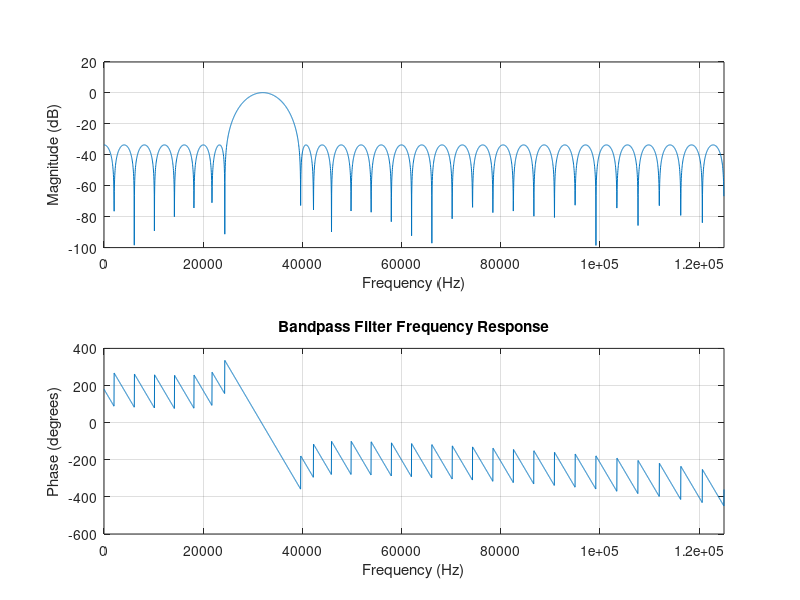

Write the MATLAB code that produced this figure.
% FIR Bandpass Filter Coefficient Generator
% ------------------------------------------
% Design a bandpass filter around a target frequency (e.g., 32 kHz)
% Adjust parameters based on your ADC sampling rate and desired bandwidth.

clc;
clear;
close all;

%% 1. Define Filter Specifications
Fs = 250e3;         % Sampling rate (Hz) - must match your ADC's rate!
f_low = 31e3;       % Lower cutoff frequency (Hz)
f_high = 33e3;      % Upper cutoff frequency (Hz)
filter_order = 63;  % Filter order (higher = sharper transition, but slower)

% Normalized frequencies for MATLAB
nyquist = Fs/2;
f_pass = [f_low, f_high] / nyquist;

%% 2. Design the Filter
% Method 1: Equiripple (Parks-McClellan) - Optimal but requires Signal Processing Toolbox
coefficients = firpm(filter_order, [0 f_pass(1)-0.05 f_pass f_pass(2)+0.05 1], [0 0 1 1 0 0]);

% Method 2: Windowed (Hamming window) - Simpler
% coefficients = fir1(filter_order, f_pass, 'bandpass', hamming(filter_order+1));

%% 3. Analyze Frequency Response
freqz(coefficients, 1, 4096, Fs);  % Plot magnitude/phase response
title('Bandpass Filter Frequency Response');

%% 4. Export Coefficients for C/C++ (Arduino)
% Normalize coefficients (if needed) and format as a C array
coefficients = coefficients / max(abs(coefficients)); % Optional scaling

% Save to a .h file for CMSIS-DSP or Arduino
fid = fopen('bandpass_coeffs.h', 'w');
fprintf(fid, '// Bandpass Filter Coefficients (Fs = %.1f kHz, %.1f-%.1f kHz)\n', Fs/1e3, f_low/1e3, f_high/1e3);
fprintf(fid, 'const float32_t filterCoefficients[%d] = {\n', length(coefficients));
fprintf(fid, '    %.8ff, %.8ff, %.8ff, %.8ff,\n', coefficients(1:end-1));
fprintf(fid, '    %.8ff\n};\n', coefficients(end));
fclose(fid);

disp('Coefficients saved to bandpass_coeffs.h');